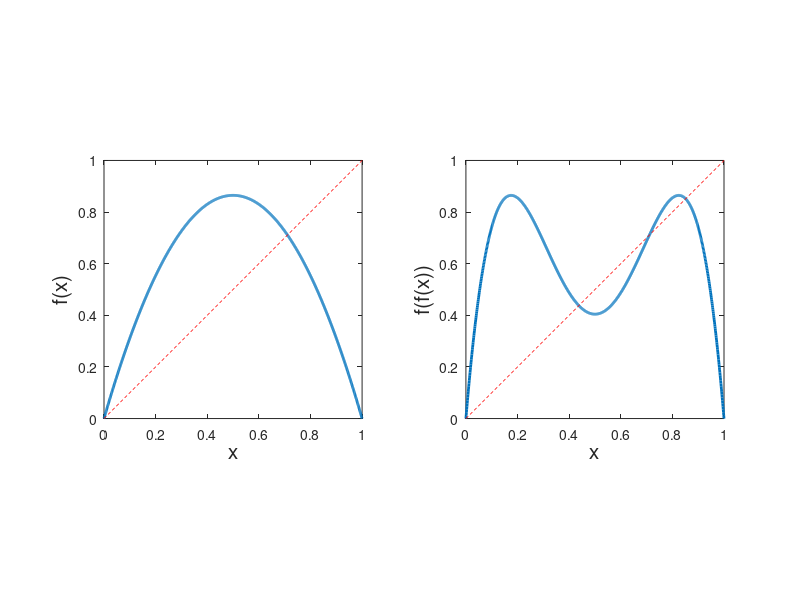

Here is the MATLAB script that generated this plot:
%% Logistic map zoom
% plot f(x) vs. x, f(f(x)) vs. x and f(f(f(f(x))))

xx=0:0.001:1;
r=(1+sqrt(6)+0.01);
f = @(x) r.*x.*(1-x); % the function f

fx=f(xx);
ffx=f(fx);

figure;
subplot(1,2,1);
plot(xx,fx,'LineWidth',2);
xlabel('x','FontSize',15);
ylabel('f(x)','FontSize',15);
axis equal;
axis([0 1 0 1]);
hold on;
plot(xx,xx,'r--')

subplot(1,2,2);
plot(xx,ffx,'LineWidth',2);
xlabel('x','FontSize',15);
ylabel('f(f(x))','FontSize',15);
axis equal;
axis([0 1 0 1]);
hold on;
plot(xx,xx,'r--')

